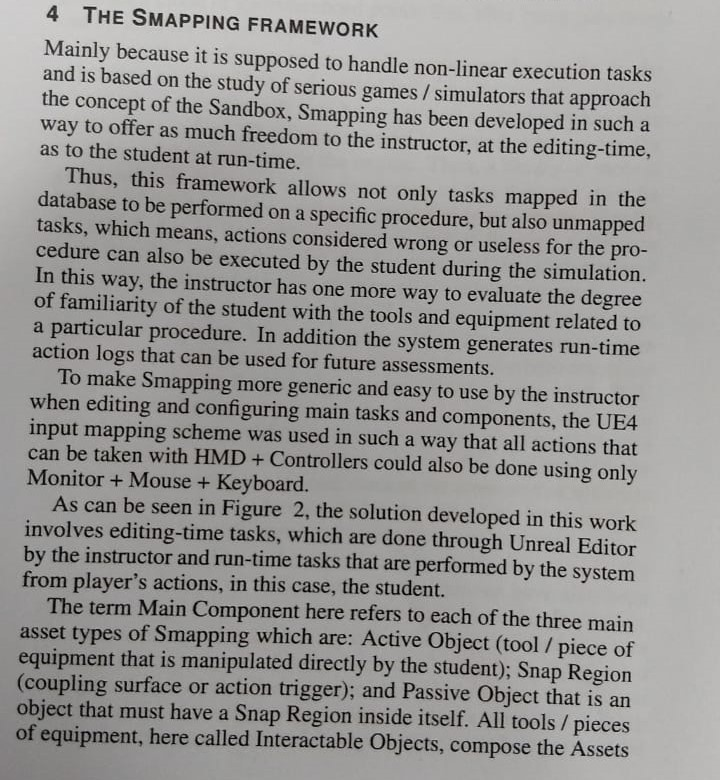
#> input picture foto.jpg, 720 x 780 px
$ python -i dft.py   (imports and definitions only)
#> lines starting #> are read from the running program, lines starting #| are printed output that depends on the picture
import cv2
import numpy as np

def getDFT(binary_image):
    rows,cols = binary_image.shape
#> rows = 780; cols = 720
    m = cv2.getOptimalDFTSize(rows)
#> m = 800
    n = cv2.getOptimalDFTSize(cols)
#> n = 720
    padded_image = cv2.copyMakeBorder(binary_image, 0, m - rows, 0, n - cols, cv2.BORDER_CONSTANT, value=[0,0,0])
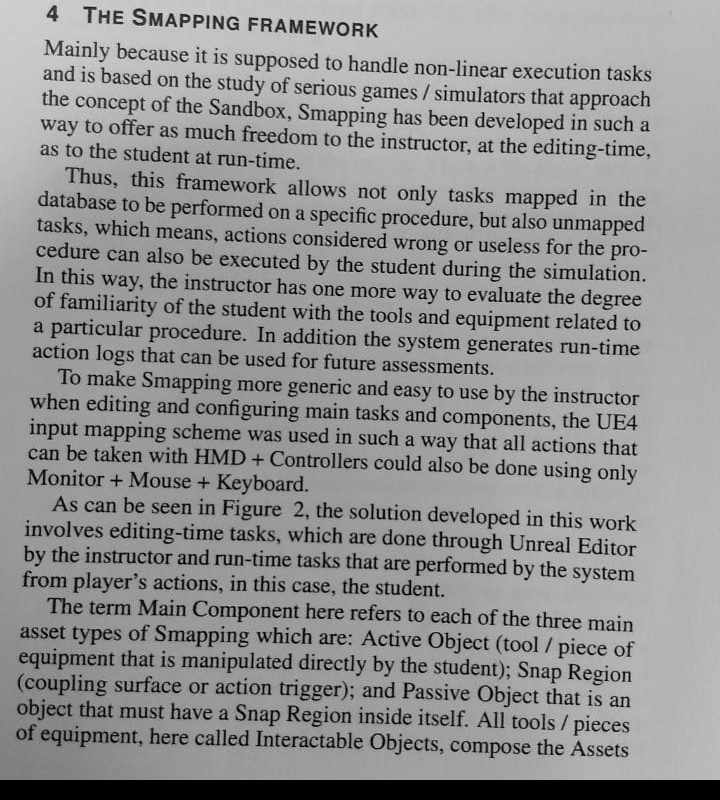
#> padded_image: shape (800, 720); min 0, max 234, mean 144.8
    #cv2.imshow("padded", padded_image)

    planes = [np.float32(padded_image), np.zeros(padded_image.shape, np.float32)]
    complexI = cv2.merge(planes)         # Add to the expanded another plane with zeros
    cv2.dft(complexI, complexI)
    cv2.split(complexI, planes)                   # planes[0] = Re(DFT(I), planes[1] = Im(DFT(I))
    cv2.magnitude(planes[0], planes[1], planes[0])# planes[0] = magnitude
    magI = planes[0]
    matOfOnes = np.ones(magI.shape, dtype=magI.dtype)
    cv2.add(matOfOnes, magI, magI) #  switch to logarithmic scale
#> matOfOnes: shape (800, 720) float32; every value is 1
    cv2.log(magI, magI)

    magI_rows, magI_cols = magI.shape
#> magI_rows = 800; magI_cols = 720
    # crop the spectrum, if it has an odd number of rows or columns
    magI = magI[0:(magI_rows & -2), 0:(magI_cols & -2)]
    cx = int(magI_rows/2)
#> cx = 400
    cy = int(magI_cols/2)
#> cy = 360
    q0 = magI[0:cx, 0:cy]         # Top-Left - Create a ROI per quadrant
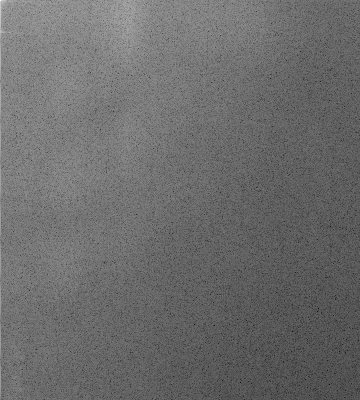
#> q0: shape (400, 360) float32; min 1.75, max 18.24, mean 8.76; drawn with min black and max white
    q1 = magI[cx:cx+cx, 0:cy]     # Top-Right
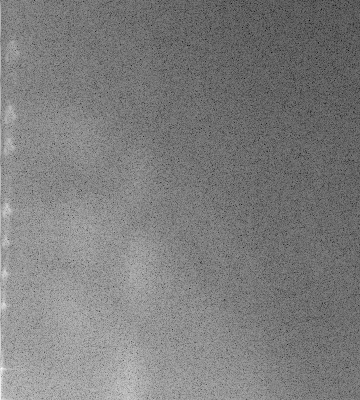
#> q1: shape (400, 360) float32; min 2.34, max 15.45, mean 8.8; drawn with min black and max white
    q2 = magI[0:cx, cy:cy+cy]     # Bottom-Left
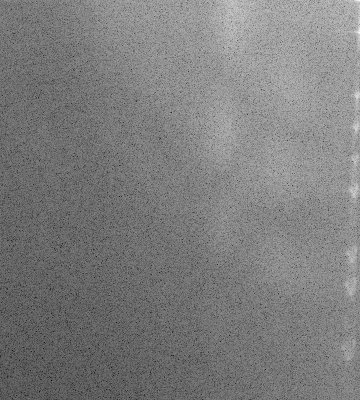
#> q2: shape (400, 360) float32; min 2.34, max 15.45, mean 8.79; drawn with min black and max white
    q3 = magI[cx:cx+cx, cy:cy+cy] # Bottom-Right
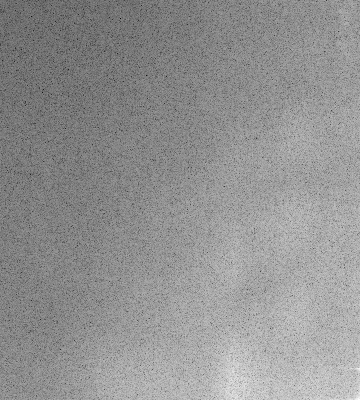
#> q3: shape (400, 360) float32; min 1.75, max 13.92, mean 8.74; drawn with min black and max white
    tmp = np.copy(q0)               # swap quadrants (Top-Left with Bottom-Right)
    magI[0:cx, 0:cy] = q3
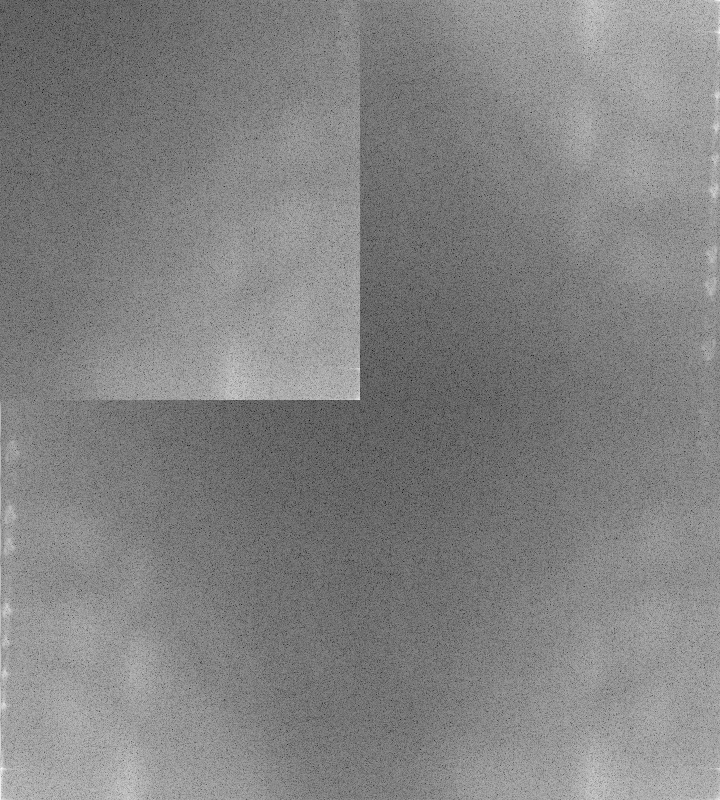
#> magI: shape (800, 720) float32; min 1.75, max 15.45, mean 8.77; drawn with min black and max white
    magI[cx:cx + cx, cy:cy + cy] = tmp
    tmp = np.copy(q1)               # swap quadrant (Top-Right with Bottom-Left)
    magI[cx:cx + cx, 0:cy] = q2
    magI[0:cx, cy:cy + cy] = tmp
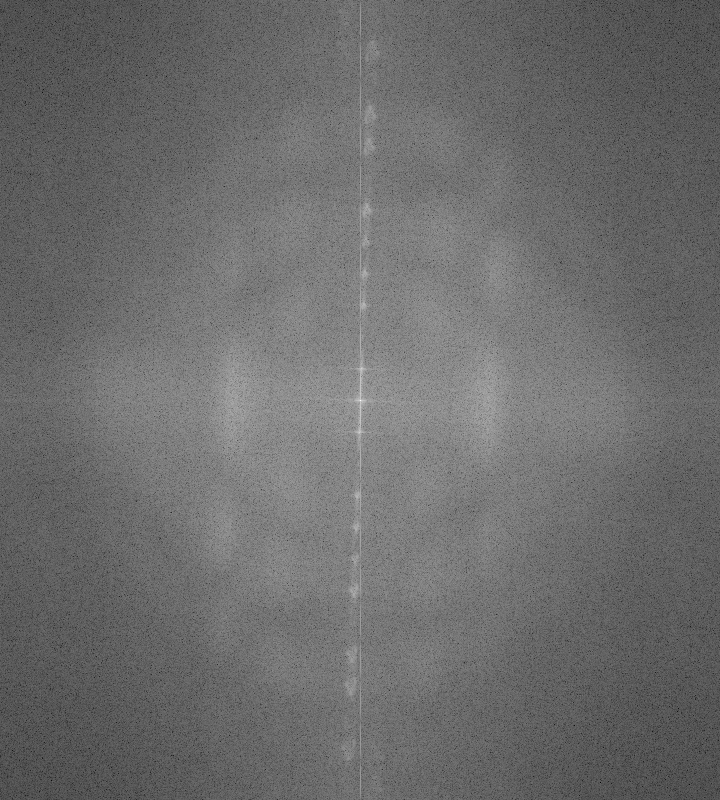
#> magI: shape (800, 720) float32; min 1.75, max 18.24, mean 8.77; drawn with min black and max white

    cv2.normalize(magI, magI, 0, 1, cv2.NORM_MINMAX) # Transform the matrix with float values into a
    #cv2.imshow("fourier", magI)
    return magI

>>> import cv2
>>> picture = cv2.imread('foto.jpg', cv2.IMREAD_GRAYSCALE)
>>> result = getDFT(picture)
